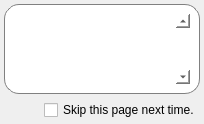
       <widget class="QWidget" name="welcomePage">
        <layout class="QVBoxLayout" name="verticalLayout">
         <property name="leftMargin">
          <number>4</number>
         </property>
         <property name="topMargin">
          <number>4</number>
         </property>
         <property name="rightMargin">
          <number>4</number>
         </property>
         <property name="bottomMargin">
          <number>4</number>
         </property>
         <item>
          <widget class="QFrame" name="frame_4">
           <property name="styleSheet">
            <string notr="true">background: white;
border: 1px solid gray;
border-radius: 15px;</string>
           </property>
           <property name="frameShape">
            <enum>QFrame::StyledPanel</enum>
           </property>
           <property name="frameShadow">
            <enum>QFrame::Raised</enum>
           </property>
           <layout class="QVBoxLayout" name="verticalLayout_15">
            <item>
             <widget class="QTextBrowser" name="textBrowser">
              <property name="styleSheet">
               <string notr="true">border: 0px;
border-radius: 0px;</string>
              </property>
              <property name="frameShape">
               <enum>QFrame::NoFrame</enum>
              </property>
              <property name="lineWidth">
               <number>0</number>
              </property>
              <property name="verticalScrollBarPolicy">
               <enum>Qt::ScrollBarAlwaysOn</enum>
              </property>
              <property name="sizeAdjustPolicy">
               <enum>QAbstractScrollArea::AdjustToContents</enum>
              </property>
              <property name="autoFormatting">
               <set>QTextEdit::AutoAll</set>
              </property>
              <property name="lineWrapMode">
               <enum>QTextEdit::WidgetWidth</enum>
              </property>
              <property name="lineWrapColumnOrWidth">
               <number>1</number>
              </property>
              <property name="html">
               <string notr="true">&lt;!DOCTYPE HTML PUBLIC &quot;-//W3C//DTD HTML 4.0//EN&quot; &quot;http://www.w3.org/TR/REC-html40/strict.dtd&quot;&gt;
&lt;html&gt;&lt;head&gt;&lt;meta name=&quot;qrichtext&quot; content=&quot;1&quot; /&gt;&lt;style type=&quot;text/css&quot;&gt;
p, li { white-space: pre-wrap; }
&lt;/style&gt;&lt;/head&gt;&lt;body style=&quot; font-family:'.SF NS Text'; font-size:13pt; font-weight:400; font-style:normal;&quot;&gt;
&lt;p style=&quot;-qt-paragraph-type:empty; margin-top:0px; margin-bottom:0px; margin-left:0px; margin-right:0px; -qt-block-indent:0; text-indent:0px; font-family:'.Lucida Grande UI';&quot;&gt;&lt;br /&gt;&lt;/p&gt;&lt;/body&gt;&lt;/html&gt;</string>
              </property>
              <property name="placeholderText">
               <string notr="true"/>
              </property>
              <property name="openExternalLinks">
               <bool>true</bool>
              </property>
              <property name="openLinks">
               <bool>false</bool>
              </property>
             </widget>
            </item>
           </layout>
          </widget>
         </item>
         <item>
          <layout class="QHBoxLayout" name="horizontalLayout_2">
           <item>
            <spacer name="horizontalSpacer_2">
             <property name="orientation">
              <enum>Qt::Horizontal</enum>
             </property>
             <property name="sizeHint" stdset="0">
              <size>
               <width>40</width>
               <height>20</height>
              </size>
             </property>
            </spacer>
           </item>
           <item>
            <widget class="QCheckBox" name="skipWelcomeCheckbox">
             <property name="text">
              <string>Skip this page next time.</string>
             </property>
            </widget>
           </item>
          </layout>
         </item>
        </layout>
       </widget>
